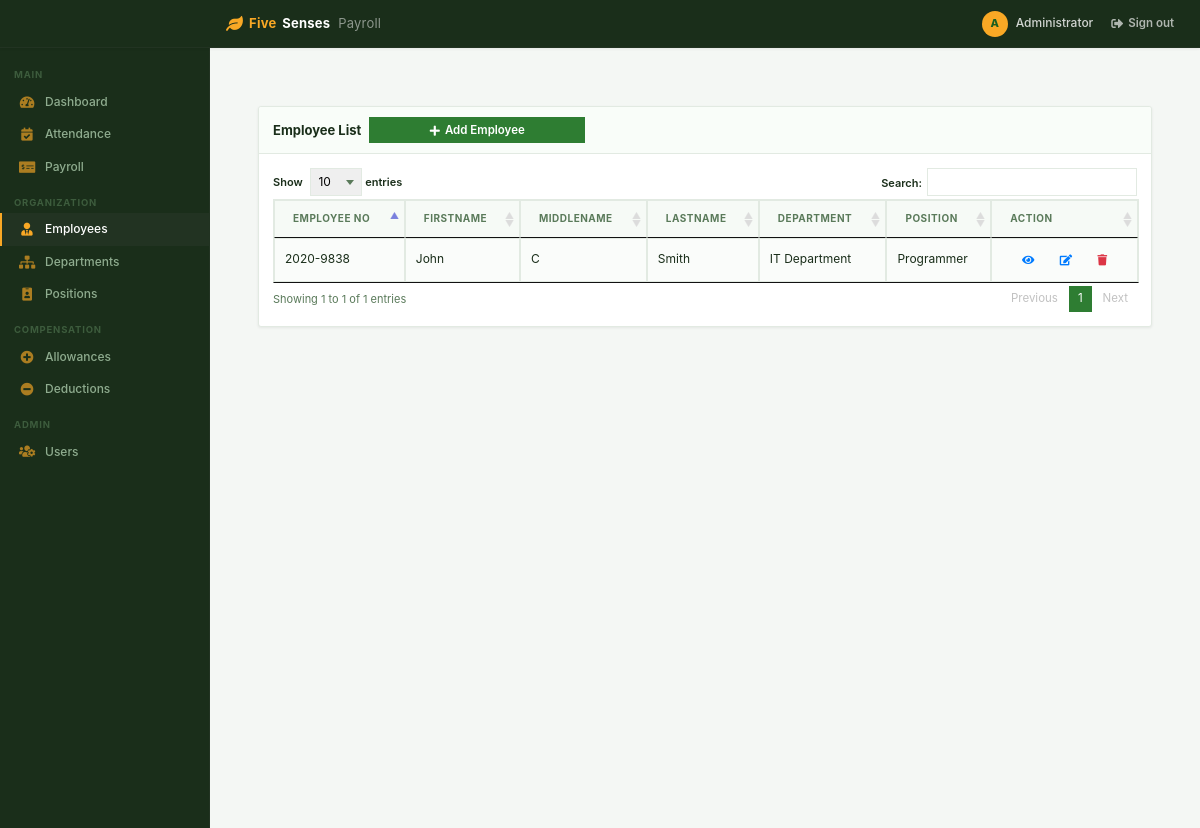
Page /index.php?page=employee (signed in) on the committed database.
### tables this page shows
CREATE TABLE `employee` (
  `id` int(20) NOT NULL,
  `employee_no` varchar(100) NOT NULL,
  `firstname` varchar(50) NOT NULL,
  `middlename` varchar(20) NOT NULL,
  `lastname` varchar(50) NOT NULL,
  `department_id` int(30) NOT NULL,
  `position_id` int(30) NOT NULL,
  `salary` double NOT NULL
);

### employee.php (the view, shortened to what this page needs)
<?php include('db_connect.php') ?>
		<div class="container-fluid">
			<div class="col-lg-12">
				<br />
				<br />
				<div class="card">
					<div class="card-header">
						<span><b>Employee List</b></span>
						<button class="btn btn-primary btn-sm btn-block col-md-3 float-right" type="button" id="new_emp_btn">
							<span class="fa fa-plus"></span> Add Employee
						</button>
					</div>
					<div class="card-body">
						<table id="table" class="table table-bordered table-striped">
							<thead>
								<tr>
									<th>Employee No</th>
									<th>Firstname</th>
									<th>Middlename</th>
									<th>Lastname</th>
									<th>Department</th>
									<th>Position</th>
									<th>Action</th>
								</tr>
							</thead>
							<tbody>
								<?php
									$d_arr = ["Unset"];
									$p_arr = ["Unset"];
									$dept = $conn->query("SELECT * FROM department ORDER BY name ASC");
									while ($row = $dept->fetch_assoc()) {
										$d_arr[$row['id']] = $row['name'];
									}
									$pos = $conn->query("SELECT * FROM position ORDER BY name ASC");
									while ($row = $pos->fetch_assoc()) {
										$p_arr[$row['id']] = $row['name'];
									}
									$employee_qry = $conn->query("SELECT * FROM `employee`") or die(mysqli_error($conn));
									while ($row = $employee_qry->fetch_array()) {
								?>
								<tr>
									<td><?php echo htmlspecialchars($row['employee_no']); ?></td>
									<td><?php echo htmlspecialchars($row['firstname']); ?></td>
									<td><?php echo htmlspecialchars($row['middlename']); ?></td>
									<td><?php echo htmlspecialchars($row['lastname']); ?></td>
									<td><?php echo isset($d_arr[$row['department_id']]) ? $d_arr[$row['department_id']] : "Unknown Department"; ?></td>
									<td><?php echo isset($p_arr[$row['position_id']]) ? $p_arr[$row['position_id']] : "Unknown Position"; ?></td>
									<td>
										<center>
											<button class="btn btn-sm btn-outline-primary view_employee" data-id="<?php echo $row['id']; ?>" type="button">
												<i class="fa fa-eye"></i>
											</button>
											<button class="btn btn-sm btn-outline-primary edit_employee" data-id="<?php echo $row['id']; ?>" type="button">
												<i class="fa fa-edit"></i>
											</button>
											<button class="btn btn-sm btn-outline-danger remove_employee" data-id="<?php echo $row['id']; ?>" type="button">
												<i class="fa fa-trash"></i>
											</button>
										</center>
									</td>
								</tr>
								<?php
									}
								?>
							</tbody>
						</table>
					</div>
				</div>
			</div>
		</div>

### assets/css/style.css (style rules this page uses)
*, *::before, *::after { box-sizing: border-box; margin: 0; padding: 0; }
:root { --green: #2e7d32; --green-hover: #256427; --green-deep: #1b5e20; --green-light: #f1f8f1; --green-muted: #c8e6c9; --yellow: #f9a825; --yellow-hover: #f57f17; --yellow-light: #fffde7; --yellow-muted: #fff9c4; --sidebar-bg: #1a2e1a; --sidebar-hover: #223322; --sidebar-active: #2e7d32; --sidebar-text: #8fac8f; --sidebar-text-act:#ffffff; --sidebar-border: #223322; --sidebar-w: 210px; --topbar-bg: #ffffff; --topbar-border: #e4ede4; --topbar-h: 48px; --bg: #f4f7f4; --surface: #ffffff; --border: #e2eae2; --border-h:#c8d8c8; --text: #1a2e1a; --text-2: #5a7a5a; --text-ph: #9ab89a; --danger: #c62828; --info: #1565c0; --warning: #e65100; --r: 3px; --r-sm: 0px; --r-lg: 4px; --sh: 0 1px 3px rgba(0,0,0,.07); --sh-md: 0 4px 14px rgba(0,0,0,.10); --t: .15s ease; }
html, body { height: 100%; background: var(--bg); color: var(--text); font-size: 13px; line-height: 1.55; -webkit-font-smoothing: antialiased; }
.card { background: var(--surface); border: 1px solid var(--border) !important; border-radius: var(--r) !important; box-shadow: var(--sh); margin-bottom: 14px; }
.card-header { padding: 10px 14px !important; background: #f9fdf9 !important; border-bottom: 1px solid var(--border) !important; display: flex; align-items: center; gap: 8px; border-radius: var(--r) var(--r) 0 0 !important; }
.card-body { padding: 14px !important; }
.table { width: 100%; border-collapse: collapse; font-size: 12px; }
.table thead th { padding: 8px 10px; font-size: 10px; font-weight: 700; text-transform: uppercase; letter-spacing: .5px; color: var(--text-2); background: #f6faf6; border-bottom: 2px solid var(--green-muted); white-space: nowrap; }
.table tbody td { padding: 8px 10px; border-bottom: 1px solid var(--border); color: var(--text); vertical-align: middle; }
.table-striped tbody tr:nth-child(odd) { background: #fafcfa; }
.table-bordered { border: 1px solid var(--border); }
.table-bordered th, .table-bordered td { border: 1px solid var(--border); }
.btn { display: inline-flex; align-items: center; justify-content: center; gap: 5px; height: 30px; padding: 0 12px; border-radius: var(--r-sm); border: 1px solid transparent; font-size: 12px; font-weight: 600; cursor: pointer; transition: all var(--t); white-space: nowrap; text-decoration: none; user-select: none; }
.btn-sm { height: 26px; padding: 0 10px; font-size: 11.5px; }
.btn-block { width: 100%; }
.btn i { font-size: 11px; }
.btn-primary { background: var(--green); border-color: var(--green); color: #fff; }
body { background: var(--bg) !important; background-image: none !important; }

### rows in the picture
employee: employee_no "2020-9838", firstname "John", middlename "C", lastname "Smith", department "IT Department", position "Programmer"

### other values in the picture
substr($_SESSION['login_name'],0,1) "A"
$_SESSION['login_name'] "Administrator"
